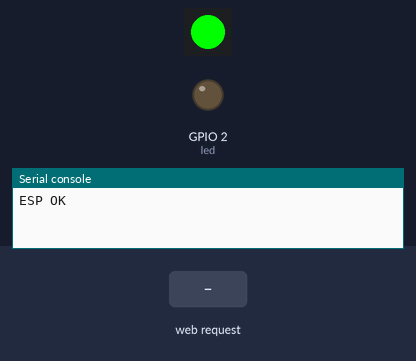
Simulated run of this program. Board: ESP32 board running MicroPython. Shown: 1 RGB LEDs in strip order, left to right, output pins drawn as LEDs (lit = HIGH), the last lines printed to the serial console. The inputs (shaded band) are chosen by the test bench. WiFi joins after 1.5 s; files that are not in the repository are absent; library files of the repository ran but are not shown: 1 file(s).

Above: at 2.8 s.
2.9 s: HTTP request GET /?led=on received
At 3.9 s:
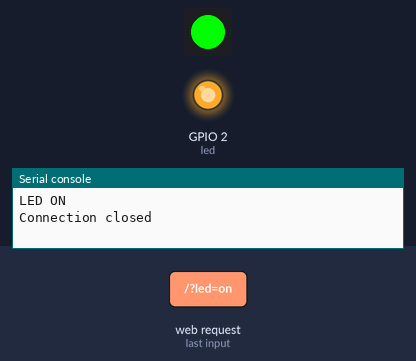
4.4 s: HTTP request GET /?led=off received
At 5.0 s:
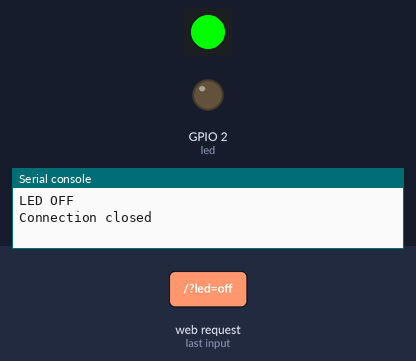
Timing chart, 0 to 7.4 s (numbered marks = the images above; inputs shaded):
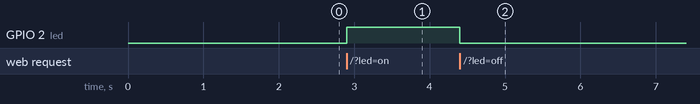

Measured:
- after the input at 2.9 s, GPIO 2 (led): LOW → HIGH at once
- after the input at 4.4 s, GPIO 2 (led): HIGH → LOW at once

The program:

main.py
```python
import wifimgr
from time import sleep
import machine
from machine import Pin
import neopixel

pin = Pin(16, Pin.OUT)
np = neopixel.NeoPixel(pin, 1)

def set_neopixel_color(r, g, b):
  np[0] = (r, g, b)
  np.write()

try:
  import usocket as socket
except:
  import socket

led = machine.Pin(2, machine.Pin.OUT)

wlan = wifimgr.get_connection()

if wlan is None:
  print("Could not initialize the network connection.")
  set_neopixel_color(255, 0, 0)
  while True:
      pass

print("ESP OK")

def read_html_file():
  with open('index.html', 'r') as file:
      return file.read()

try:
  s = socket.socket(socket.AF_INET, socket.SOCK_STREAM)
  s.setsockopt(socket.SOL_SOCKET, socket.SO_REUSEADDR, 1)
  s.bind(('', 80))
  s.listen(5)
  set_neopixel_color(0, 255, 0)
except OSError as e:
  machine.reset()

while True:
  try:
      conn, addr = s.accept()
      conn.settimeout(3.0)
      print('Got a connection from %s' % str(addr))
      request = conn.recv(1024)
      conn.settimeout(None)
      request = str(request)
      print('Content = %s' % request)

      led_on = request.find('/?led=on')
      led_off = request.find('/?led=off')
      color_change = request.find('/?color=')

      if led_on == 6:
          print('LED ON')
          led.value(1)
      if led_off == 6:
          print('LED OFF')
          led.value(0)
      if color_change == 6:
          color_value = request.split('=')[1][:6]
          r = int(color_value[0:2], 16)
          g = int(color_value[2:4], 16)
          b = int(color_value[4:6], 16)
          set_neopixel_color(r, g, b)
          print(f'Color changed to RGB({r}, {g}, {b})')

      response = read_html_file()
      conn.send('HTTP/1.1 200 OK\n')
      conn.send('Content-Type: text/html\n')
      conn.send('Connection: close\n\n')
      conn.sendall(response)
      conn.close()
  except OSError as e:
      conn.close()
      print('Connection closed')
```
